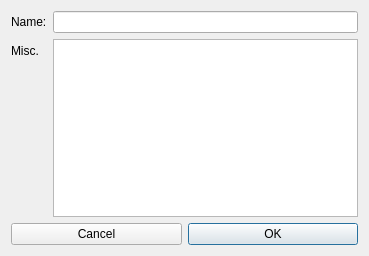
<?xml version="1.0" encoding="UTF-8"?>
<ui version="4.0">
 <class>AddPerson</class>
 <widget class="QDialog" name="AddPerson">
  <property name="geometry">
   <rect>
    <x>0</x>
    <y>0</y>
    <width>369</width>
    <height>256</height>
   </rect>
  </property>
  <property name="windowTitle">
   <string>Dialog</string>
  </property>
  <layout class="QVBoxLayout" name="verticalLayout">
   <item>
    <layout class="QFormLayout" name="formLayout">
     <item row="0" column="0">
      <widget class="QLabel" name="label">
       <property name="text">
        <string>Name:</string>
       </property>
      </widget>
     </item>
     <item row="0" column="1">
      <widget class="QLineEdit" name="name"/>
     </item>
     <item row="1" column="0">
      <widget class="QLabel" name="label_2">
       <property name="text">
        <string>Misc.</string>
       </property>
      </widget>
     </item>
     <item row="1" column="1">
      <widget class="QTextEdit" name="misc"/>
     </item>
    </layout>
   </item>
   <item>
    <layout class="QHBoxLayout" name="horizontalLayout">
     <item>
      <widget class="QPushButton" name="cancel">
       <property name="text">
        <string>Cancel</string>
       </property>
      </widget>
     </item>
     <item>
      <widget class="QPushButton" name="ok">
       <property name="text">
        <string>OK</string>
       </property>
       <property name="shortcut">
        <string>Return</string>
       </property>
       <property name="default">
        <bool>true</bool>
       </property>
      </widget>
     </item>
    </layout>
   </item>
  </layout>
 </widget>
 <resources/>
 <connections/>
</ui>
